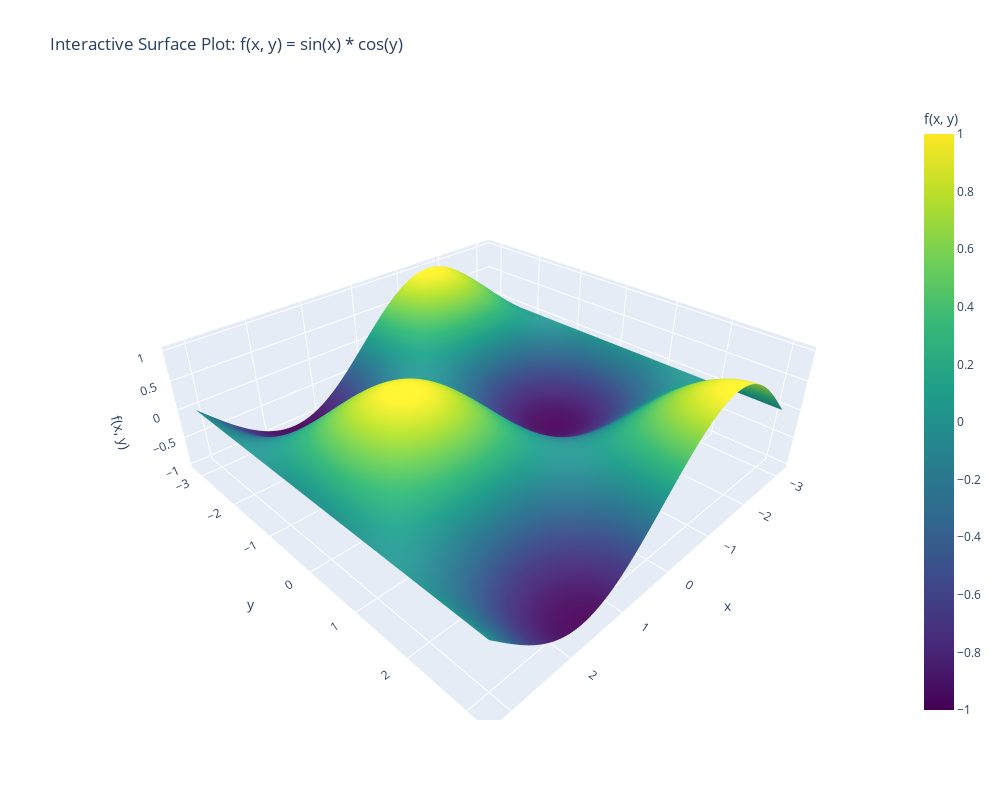

This figure's notebook cell:
### Code cell
import plotly.graph_objects as go
fig = go.Figure(data=[go.Surface(
    x=X,
    y=Y,
    z=Z,
    colorscale='Viridis',
    colorbar=dict(title='f(x, y)')
)])

# Update layout
fig.update_layout(
    title='Interactive Surface Plot: f(x, y) = sin(x) * cos(y)',
    scene=dict(
        xaxis_title='x',
        yaxis_title='y',
        zaxis_title='f(x, y)',
        camera=dict(
            eye=dict(x=1.5, y=1.5, z=1.3)
        )
    ),
    width=1000,
    height=800
)

# Show the interactive plot
fig.show()

### Figure 1 — Plotly figure (JSON) as saved in the notebook; plotly's stock layout.template omitted (floating-point values rounded to 4 significant figures; data arrays with more than 128 entries replaced by an {"elided": "..."} marker saying what was removed)
{"data": [{"colorbar": {"title": {"text": "f(x, y)"}}, "colorscale": [[0, "#440154"], [0.1111, "#482878"], [0.2222, "#3e4989"], [0.3333, "#31688e"], [0.4444, "#26828e"], [0.5556, "#1f9e89"], [0.6667, "#35b779"], [0.7778, "#6ece58"], [0.8889, "#b5de2b"], [1, "#fde725"]], "type": "surface", "x": {"elided": "100x100 float values"}, "y": {"elided": "100x100 float values"}, "z": {"elided": "100x100 float values"}}], "layout": {"height": 800, "scene": {"camera": {"eye": {"x": 1.5, "y": 1.5, "z": 1.3}}, "xaxis": {"title": {"text": "x"}}, "yaxis": {"title": {"text": "y"}}, "zaxis": {"title": {"text": "f(x, y)"}}}, "title": {"text": "Interactive Surface Plot: f(x, y) = sin(x) * cos(y)"}, "width": 1000}}
